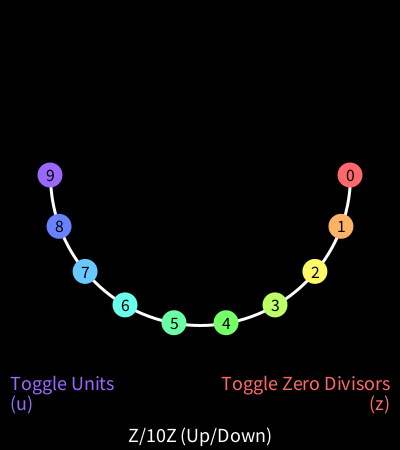
Frame 1 (no input)
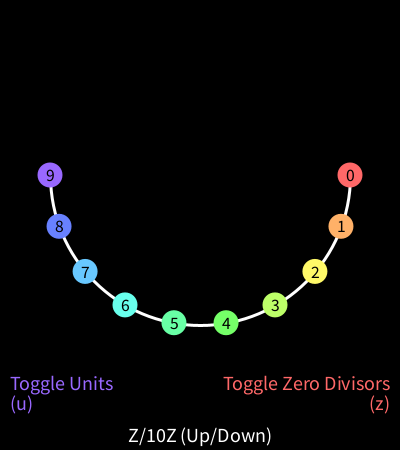
Frame 2 (the mouse pressed at the canvas centre, redrawn once)

The Processing sketch that drew these frames (run headless with seeded random() and noise(); the mouse was pressed at the canvas centre and the sketch redrawn once):

// Processing sketch: processing_60050
// ── processing_60050.pde

//A Ring is a mathematical structure which satisfies
//certain axioms. This visual plays with the finite rings
//Z/nZ, highlighting their units and zero divisors.

float r = 25;
float R, dheight, dwidth;
float endAngle = PI;

int N = 10; //Number of elements in the ring
//If a finite ring has no zero divisors, then it is a field
boolean isField = false;//This will update as N changes

boolean border = true; //Show the border
boolean unitEmph = false; //Don't highlight the units
boolean zrdvEmph = false;  //Don't highlight the zero divisors
boolean categorize = false; //Don't show field/not a field label


void setup() {
  size(400, 450);
  dheight = height - 100; //Make space for text
  dwidth = width;
  R = min(dwidth, dheight)/2 - r; //size of the ring-arc
  background(0);
  noLoop();
  smooth();
}

void draw() {
  colorMode(HSB, 1.25*N, 170, 50);
  background(0);
  textAlign(BASELINE);
  textSize(20);
  fill(N-1, 100, 100);
  textAlign(LEFT);
  text("Toggle Units", 10, height-60);
  text("(u)", 10, height-40);
  fill(0, 100, 100);
  textAlign(RIGHT);
  text("Toggle Zero Divisors", width-10, height-60);
  text("(z)", width-10, height-40);
  fill(0, 0, 100);
  textAlign(CENTER);
  text("Z/" + N + "Z (Up/Down)", width/2, height-8);

  //Numbers are spaced evenly along the ring-arc
  float theta = endAngle / (N-1);
  strokeWeight(3);
  stroke(0, 0, 50);
  noFill();
  if (border)//Show the ring-arc
    arc(dwidth/2, dheight/2, 2*R, 2*R, 0, endAngle);

  //The 0-node is drawn separate, to make the for-loop simpler.
  //0 is excluded from being a zero divisor by definition, 
  //and for our purposes 0 is never a unit. (N >=2)
  drawNode(dwidth/2+R, dheight/2, 0);
  isField = true;//Assume it is a field, until we find a zero divisor
  for (int i=1; i<N; i++)
  {
    float x0 = dwidth/2 + R*cos(i*theta);
    float y0 = dheight/2 + R*sin(i*theta);
    drawConnections(x0, y0, theta, i);
    drawNode(x0, y0, i);
  }
  if (categorize && isField)
  {  
    fill(0, 0, 100);
    text("Field!", dwidth/2, dheight/2);
  }
}
//Look for inverses and zero divisors of the number (a)
void drawConnections(float x0, float y0, float theta, int a) {
  boolean isUnit = false;//short-cut for the for-loop below
  float x1 = x0;
  float y1 = x0;
  for (int n = a; n<N && !isUnit; n++)
  {
    if (a*n % N == 0)//if (a) is a zero divisor
    {
      isField = false; //Fields can't have zero divisors!
      if (zrdvEmph)
      {
        stroke(0, 100, 100);
        if (a == n) //Can't connect with a line, so we'll circle
        {
          noFill();
          strokeWeight(2);
          ellipse(x0, y0, 1.2*r, 1.2*r);
        }
        else
        {
          strokeWeight(3);
          x1 = dwidth/2 + R*cos(n*theta);
          y1 = dheight/2 + R*sin(n*theta);
          line(x0, y0, x1, y1);
        }
      }
    }
    else if (a*n % N == 1)//if (a) is a unit
    {
      isUnit = true;//inverses are unique! If we found an inverse for (a), we're done
      if (unitEmph)
      {
        stroke(N-1, 100, 100);
        if (a == n) //(a) is its own inverse, so we'll circle it
        {
          noFill();
          strokeWeight(2);
          ellipse(x0, y0, 1.2*r, 1.2*r);
        }
        else
        {
          strokeWeight(3); 
          x1 = dwidth/2 + R*cos(n*theta);
          y1 = dheight/2 + R*sin(n*theta);
          line(x0, y0, x1, y1);
        }
      }
    }
  }
}

//Draws the numbers in the ring as ellipses
void drawNode(float x, float y, int a) {
  noStroke();
  fill(a, 100, 100);
  ellipse(x, y, r, r);

  fill(0);  
  float textx = x;
  float texty = y;
  textAlign(CENTER, CENTER);
  textSize(.7*r);
  text(a, textx, texty);
}

//Various controls
void keyPressed() {
  if (key == CODED) {
    if (keyCode == DOWN) //Remove elements
      N = max(N-1, 2);
    else if (keyCode == UP) //Add elements
      N++;
    else if (keyCode == RIGHT) //Close ring-arc 
      endAngle += PI/12;
    else if (keyCode == LEFT)//Open ring-arc
      endAngle -= PI/12;
  }
  else {
    if (key == 'u')//toggle Unit highlighting
      unitEmph = !unitEmph;
    else if (key == 'z')//toggle Zero Divisor highlighting
      zrdvEmph = !zrdvEmph;
    else if (key == 'f')//show field or not
      categorize = !categorize;
    else if (key == ' ') //show ring-arc or not
      border = !border;
  }
  redraw();
}
